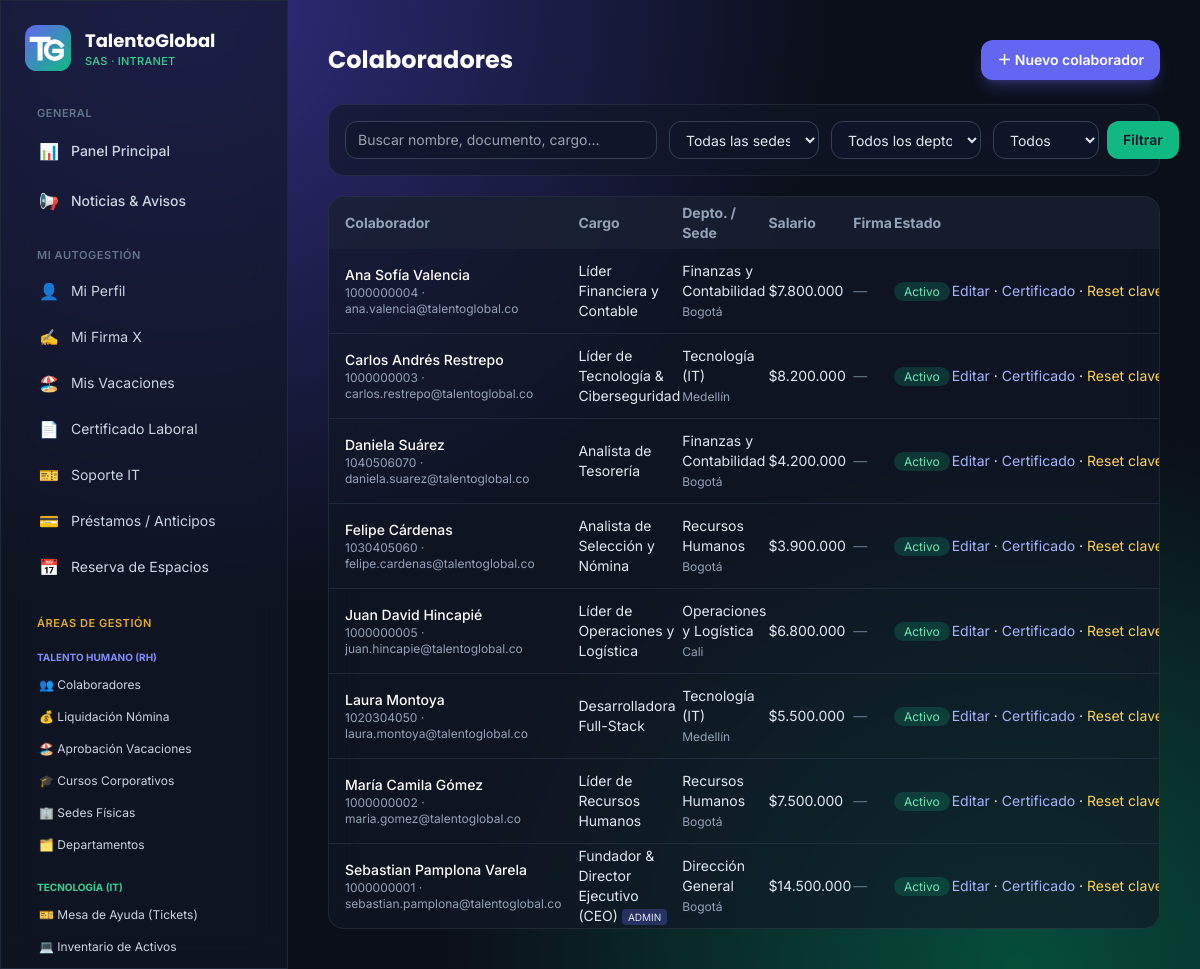
The page /empleados/ (signed in) on the database its author committed.
### core/models.py (models this page shows, shortened)
class Empleado(models.Model):
    ROL_ADMIN = "ADMIN"
    ROL_RH = "RH"
    ROL_IT = "IT"
    ROL_FINANZAS = "FINANZAS"
    ROL_OPERACIONES = "OPERACIONES"
    ROL_EMPLEADO = "EMPLEADO"
    ROLES = [
        (ROL_ADMIN, "Superadministrador"),
        (ROL_RH, "Líder de Recursos Humanos"),
        (ROL_IT, "Líder de Tecnología (IT)"),
        (ROL_FINANZAS, "Líder Financiero"),
        (ROL_OPERACIONES, "Líder de Operaciones y Logística"),
        (ROL_EMPLEADO, "Colaborador"),
    ]
    CONTRATOS = [
        ("INDEFINIDO", "Término indefinido"),
        ("FIJO", "Término fijo"),
        ("OBRA", "Obra o labor"),
        ("APRENDIZAJE", "Aprendizaje"),
    ]
    user = models.OneToOneField(User, on_delete=models.CASCADE, related_name="empleado")
    documento = models.CharField("Documento de identidad", max_length=20, unique=True)
    cargo = models.CharField(max_length=120)
    salario_base = models.DecimalField(max_digits=12, decimal_places=2)
    fecha_ingreso = models.DateField()
    tipo_contrato = models.CharField(max_length=20, choices=CONTRATOS, default="INDEFINIDO")
    telefono = models.CharField("Teléfono", max_length=30, blank=True)
    direccion = models.CharField("Dirección", max_length=200, blank=True)
    sede = models.ForeignKey(Sede, on_delete=models.PROTECT, related_name="empleados")
    departamento = models.ForeignKey(
        Departamento, on_delete=models.PROTECT, related_name="empleados"
    )
    rol = models.CharField(max_length=12, choices=ROLES, default=ROL_EMPLEADO)
    activo = models.BooleanField(default=True)
    firma_x = models.TextField("Firma X", blank=True)
    firma_actualizada = models.DateTimeField(null=True, blank=True)
    class Meta:
        ordering = ["user__first_name", "user__last_name"]
    @property
    def nombre_completo(self):
        return self.user.get_full_name() or self.user.username

class Departamento(models.Model):
    nombre = models.CharField(max_length=120, unique=True)
    descripcion = models.TextField("Descripción", blank=True)
    class Meta:
        ordering = ["nombre"]

class Sede(models.Model):
    nombre = models.CharField(max_length=120, unique=True)
    ciudad = models.CharField(max_length=80)
    direccion = models.CharField("Dirección", max_length=200, blank=True)
    telefono = models.CharField("Teléfono", max_length=30, blank=True)
    activa = models.BooleanField(default=True)
    class Meta:
        ordering = ["nombre"]

### core/views.py (the view, shortened to what this page needs)
# urls.py: path("empleados/", v.EmpleadoList.as_view(), name="empleado_list"),
class EmpleadoList(RolRequiredMixin, ListView):
    roles = (RH,)
    template_name = "core/empleado_list.html"
    context_object_name = "empleados"
    paginate_by = 15
    def get_queryset(self):
        qs = Empleado.objects.select_related("user", "sede", "departamento")
        g = self.request.GET
        if g.get("sede"):
            qs = qs.filter(sede_id=g["sede"])
        if g.get("departamento"):
            qs = qs.filter(departamento_id=g["departamento"])
        if g.get("estado") in ("1", "0"):
            qs = qs.filter(activo=(g["estado"] == "1"))
        return qs
    def get_context_data(self, **kwargs):
        ctx = super().get_context_data(**kwargs)
        ctx["sedes"] = Sede.objects.all()
        ctx["departamentos"] = Departamento.objects.all()
        ctx["f"] = self.request.GET
        qd = self.request.GET.copy()
        qd.pop("page", None)
        ctx["qs"] = qd.urlencode()
        return ctx

### core/context_processors.py (called while the page is built)
def empresa(request):
    u = request.user
    ctx = {"EMPRESA": settings.EMPRESA}
    if u.is_authenticated:
        ctx.update(
            es_admin=tiene_acceso(u, (RH,)),  # panel de RH
            es_it=tiene_acceso(u, (IT,)),
            es_fin=tiene_acceso(u, (FIN,)),
            es_ops=tiene_acceso(u, (OPS,)),
            es_lider=tiene_acceso(u, TODOS_LIDERES),
        )
    return ctx

### core/permissions.py (called while the page is built)
def rol_de(user):
    if not user.is_authenticated:
        return None
    if user.is_superuser:
        return Empleado.ROL_ADMIN
    emp = getattr(user, "empleado", None)
    if emp and emp.activo:
        return emp.rol
    return None

def tiene_acceso(user, roles):
    rol = rol_de(user)
    return rol == Empleado.ROL_ADMIN or (rol is not None and rol in roles)

    def dispatch(self, request, *args, **kwargs):
        if request.user.is_authenticated and not tiene_acceso(request.user, self.roles):
            raise PermissionDenied
        return super().dispatch(request, *args, **kwargs)

### core/templatetags/formatos.py (called while the page is built)
@register.filter
def moneda(valor):
    try:
        valor = Decimal(valor)
    except Exception:
        return valor
    return "$" + f"{valor:,.0f}".replace(",", ".")

### templates/core/empleado_list.html (shortened to what this page needs)
{% extends "base.html" %}
{% load formatos %}
{% block content %}
<div class="flex flex-wrap items-center justify-between gap-3 mb-6">
  <h1 class="font-display text-2xl font-bold text-white">Colaboradores</h1>
  <a href="{% url 'empleado_create' %}" class="rounded-xl bg-indigo-500 hover:bg-indigo-400 px-4 py-2.5 text-sm font-semibold text-white shadow-lg shadow-indigo-500/30">＋ Nuevo colaborador</a>
</div>
<form method="get" class="glass rounded-2xl p-4 grid gap-3 sm:grid-cols-5 mb-5 text-sm">
  <input name="q" value="{{ f.q }}" placeholder="Buscar nombre, documento, cargo…" class="sm:col-span-2 rounded-xl bg-slate-900/70 border border-slate-700 px-3 py-2">
  <select name="sede" class="rounded-xl bg-slate-900/70 border border-slate-700 px-3 py-2"><option value="">Todas las sedes</option>
    {% for s in sedes %}<option value="{{ s.pk }}" {% if f.sede == s.pk|stringformat:"s" %}selected{% endif %}>{{ s.nombre }}</option>{% endfor %}</select>
  <select name="departamento" class="rounded-xl bg-slate-900/70 border border-slate-700 px-3 py-2"><option value="">Todos los deptos.</option>
    {% for d in departamentos %}<option value="{{ d.pk }}" {% if f.departamento == d.pk|stringformat:"s" %}selected{% endif %}>{{ d.nombre }}</option>{% endfor %}</select>
  <div class="flex gap-2">
    <select name="estado" class="flex-1 rounded-xl bg-slate-900/70 border border-slate-700 px-3 py-2"><option value="">Todos</option>
      <option value="1" {% if f.estado == "1" %}selected{% endif %}>Activos</option><option value="0" {% if f.estado == "0" %}selected{% endif %}>Inactivos</option></select>
    <button class="rounded-xl bg-emerald-500 text-slate-900 font-semibold px-4">Filtrar</button>
  </div>
</form>
<div class="glass rounded-2xl overflow-x-auto">
  <table class="w-full text-sm">
    <thead class="text-slate-400 text-left bg-slate-800/50"><tr>
      <th class="p-4">Colaborador</th><th>Cargo</th><th>Depto. / Sede</th><th>Salario</th><th>Firma</th><th>Estado</th><th class="pr-4 text-right">Acciones</th></tr></thead>
    <tbody class="divide-y divide-slate-700/50">
      {% for e in empleados %}
      <tr class="hover:bg-slate-700/20">
        <td class="p-4"><p class="font-medium text-white">{{ e.nombre_completo }}</p><p class="text-xs text-slate-400">{{ e.documento }} · {{ e.user.email }}</p></td>
        <td>{{ e.cargo }}{% if e.rol == "ADMIN" %} <span class="text-[10px] rounded bg-indigo-500/30 px-1.5 py-0.5">ADMIN</span>{% endif %}</td>
        <td>{{ e.departamento.nombre }}<br><span class="text-xs text-slate-400">{{ e.sede.ciudad }}</span></td>
        <td>{{ e.salario_base|moneda }}</td>
        <td>{% if e.firma_x %}<span class="text-emerald-400">✔</span>{% else %}<span class="text-slate-500">—</span>{% endif %}</td>
        <td><span class="rounded-full px-2.5 py-0.5 text-xs {% if e.activo %}bg-emerald-500/20 text-emerald-300{% else %}bg-rose-500/20 text-rose-300{% endif %}">{% if e.activo %}Activo{% else %}Inactivo{% endif %}</span></td>
        <td class="pr-4 text-right whitespace-nowrap">
          <a href="{% url 'empleado_update' e.pk %}" class="text-indigo-300 hover:underline">Editar</a> ·
          <a href="{% url 'certificado_empleado' e.pk %}" class="text-indigo-300 hover:underline">Certificado</a>
          <form method="post" action="{% url 'empleado_reset' e.pk %}" class="inline" onsubmit="return confirm('¿Restablecer contraseña a admin?')">{% csrf_token %} · <button class="text-amber-300 hover:underline">Reset clave</button></form>
        </td>
      </tr>
      {% empty %}<tr><td colspan="7" class="p-8 text-center text-slate-500">Sin resultados.</td></tr>{% endfor %}
    </tbody>
  </table>
</div>
{% endblock %}

### templates/base.html (style rules this page uses)
body { background: radial-gradient(ellipse at 15% 0%, #312e81 0%, transparent 45%), radial-gradient(ellipse at 85% 100%, #064e3b 0%, transparent 40%), #0b0f19; background-attachment: fixed; }
.glass { background: rgba(17, 24, 39, 0.65); backdrop-filter: blur(16px); -webkit-backdrop-filter: blur(16px); border: 1px solid rgba(255, 255, 255, 0.08); }

### rows shown on the page
Empleado: nombre_completo "Ana Sofía Valencia", documento "1000000004", user.email "ana.valencia@talentoglobal.co", cargo "Líder Financiera y Contable", departamento.nombre "Finanzas y Contabilidad", sede.ciudad "Bogotá", salario_base|moneda "$7.800.000", activo "Activo"
Empleado: nombre_completo "Carlos Andrés Restrepo", documento "1000000003", user.email "carlos.restrepo@talentoglobal.co", cargo "Líder de Tecnología & Ciberseguridad", departamento.nombre "Tecnología (IT)", sede.ciudad "Medellín", salario_base|moneda "$8.200.000", activo "Activo"
Empleado: nombre_completo "Daniela Suárez", documento "1040506070", user.email "daniela.suarez@talentoglobal.co", cargo "Analista de Tesorería", departamento.nombre "Finanzas y Contabilidad", sede.ciudad "Bogotá", salario_base|moneda "$4.200.000", activo "Activo"
Empleado: nombre_completo "Felipe Cárdenas", documento "1030405060", user.email "felipe.cardenas@talentoglobal.co", cargo "Analista de Selección y Nómina", departamento.nombre "Recursos Humanos", sede.ciudad "Bogotá", salario_base|moneda "$3.900.000", activo "Activo"
Empleado: nombre_completo "Juan David Hincapié", documento "1000000005", user.email "juan.hincapie@talentoglobal.co", cargo "Líder de Operaciones y Logística", departamento.nombre "Operaciones y Logística", sede.ciudad "Cali", salario_base|moneda "$6.800.000", activo "Activo"
Empleado: nombre_completo "Laura Montoya", documento "1020304050", user.email "laura.montoya@talentoglobal.co", cargo "Desarrolladora Full-Stack", departamento.nombre "Tecnología (IT)", sede.ciudad "Medellín", salario_base|moneda "$5.500.000", activo "Activo"
Empleado: nombre_completo "María Camila Gómez", documento "1000000002", user.email "maria.gomez@talentoglobal.co", cargo "Líder de Recursos Humanos", departamento.nombre "Recursos Humanos", sede.ciudad "Bogotá", salario_base|moneda "$7.500.000", activo "Activo"
Empleado: nombre_completo "Sebastian Pamplona Varela", documento "1000000001", user.email "sebastian.pamplona@talentoglobal.co", cargo "Fundador & Director Ejecutivo (CEO)", rol "ADMIN", departamento.nombre "Dirección General", sede.ciudad "Bogotá", salario_base|moneda "$14.500.000", activo "Activo"
